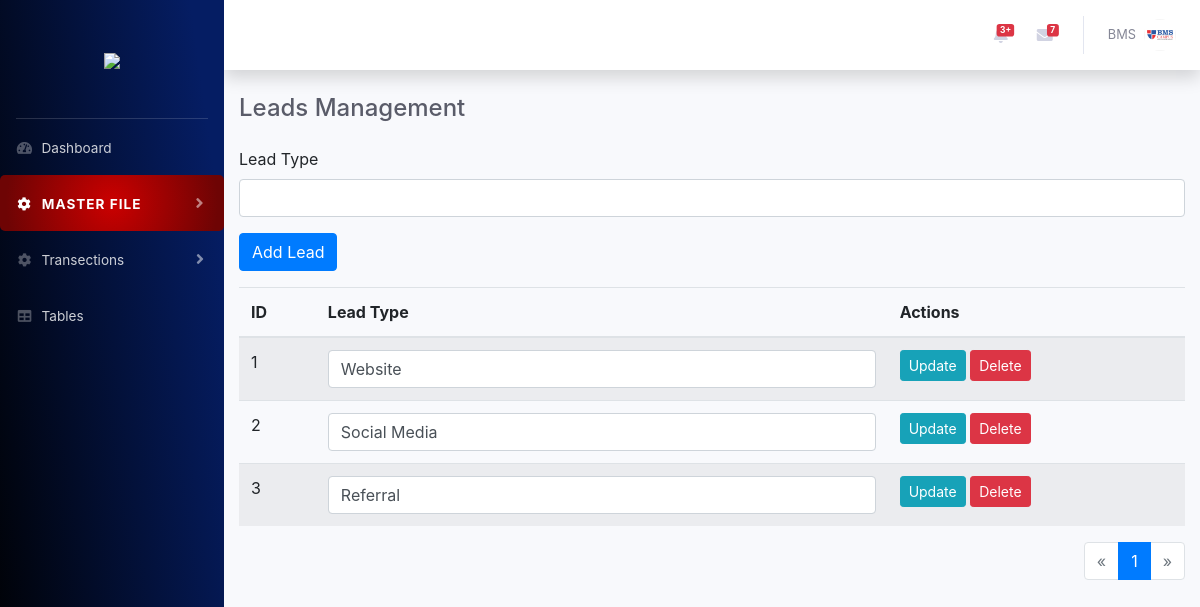
The app's page /create_lead.php with its own data.
### tables this page shows
CREATE TABLE `leads_table` (
  `id` int(11) NOT NULL,
  `lead_type` varchar(100) DEFAULT NULL,
  `created_at` timestamp NOT NULL DEFAULT current_timestamp()
);

### create_lead.php (the view, shortened to what this page needs)
<?php
include("database/connection.php");
include("includes/header.php");
$results_per_page = 10;
$page = isset($_GET['page']) ? (int)$_GET['page'] : 1;
$start = ($page - 1) * $results_per_page;
$sql = "SELECT * FROM leads_table LIMIT $start, $results_per_page";
$result = $conn->query($sql);
$sql_total = "SELECT COUNT(*) as total FROM leads_table";
$result_total = $conn->query($sql_total);
$total_rows = $result_total->fetch_assoc()['total'];
$total_pages = ceil($total_rows / $results_per_page);
?>
<div id="wrapper">
    <?php include("nav.php"); ?>
    <div id="content-wrapper" class="d-flex flex-column">
        <div id="content">
            <?php include("includes/topnav.php"); ?>
            <div class="container">
                <div class="d-sm-flex align-items-center justify-content-between mb-4">
                    <h4 class="h4 mb-0 text-gray-800">Leads Management</h4>
                </div>
                <form action="" method="post" class="mb-3">
                    <div class="form-group">
                        <label for="lead_type">Lead Type</label>
                        <input type="text" class="form-control" id="lead_type" name="lead_type" required>
                    </div>
                    <button type="submit" name="add_lead" class="btn btn-primary">Add Lead</button>
                </form>
                <table class="table table-striped">
                    <thead>
                        <tr>
                            <th>ID</th>
                            <th>Lead Type</th>
                            <th>Actions</th>
                        </tr>
                    </thead>
                    <tbody>
                        <?php while ($row = $result->fetch_assoc()): ?>
                            <tr>
                                <form action="" method="post">
                                    <td><?php echo $row['id']; ?></td>
                                    <td>
                                        <input type="text" class="form-control" name="lead_type" value="<?php echo htmlspecialchars($row['lead_type']); ?>" required>
                                    </td>
                                    <td>
                                        <button type="submit" name="update_lead" class="btn btn-info btn-sm">Update</button>
                                        <button type="submit" name="delete_lead" class="btn btn-danger btn-sm">Delete</button>
                                    </td>
                                </form>
                            </tr>
                        <?php endwhile; ?>
                    </tbody>
                </table>
                <nav aria-label="Page navigation">
                    <ul class="pagination justify-content-end">
                        <li class="page-item <?php if ($page <= 1) echo 'disabled'; ?>">
                            <a class="page-link" href="?page=<?php echo $page - 1; ?>" aria-label="Previous">
                                <span aria-hidden="true">&laquo;</span>
                            </a>
                        </li>
                        <?php for ($i = 1; $i <= $total_pages; $i++): ?>
                            <li class="page-item <?php if ($i == $page) echo 'active'; ?>">
                                <a class="page-link" href="?page=<?php echo $i; ?>"><?php echo $i; ?></a>
                            </li>
                        <?php endfor; ?>
                        <li class="page-item <?php if ($page >= $total_pages) echo 'disabled'; ?>">
                            <a class="page-link" href="?page=<?php echo $page + 1; ?>" aria-label="Next">
                                <span aria-hidden="true">&raquo;</span>
                            </a>
                        </li>
                    </ul>
                </nav>
            </div>
        </div>
    </div>
</div>
</body>
</html>

### records on screen
leads_table: id "1", lead_type "Website"
leads_table: id "2", lead_type "Social Media"
leads_table: id "3", lead_type "Referral"
